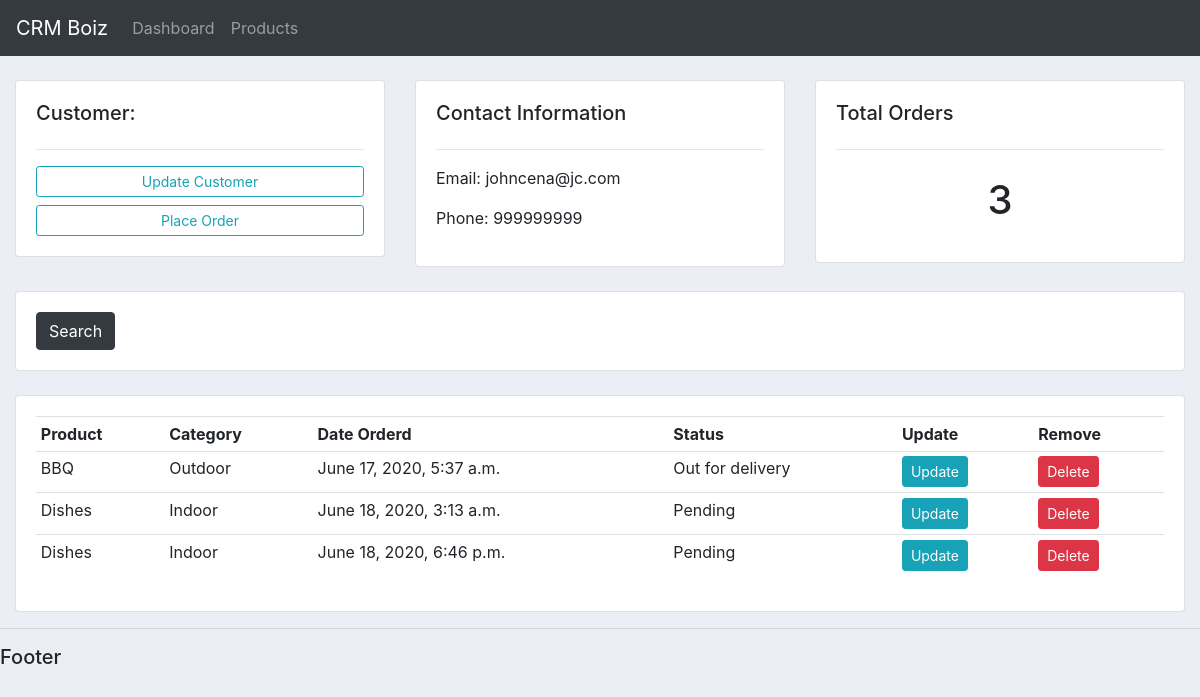
/customer/1, run on an earlier commit of the app's database.
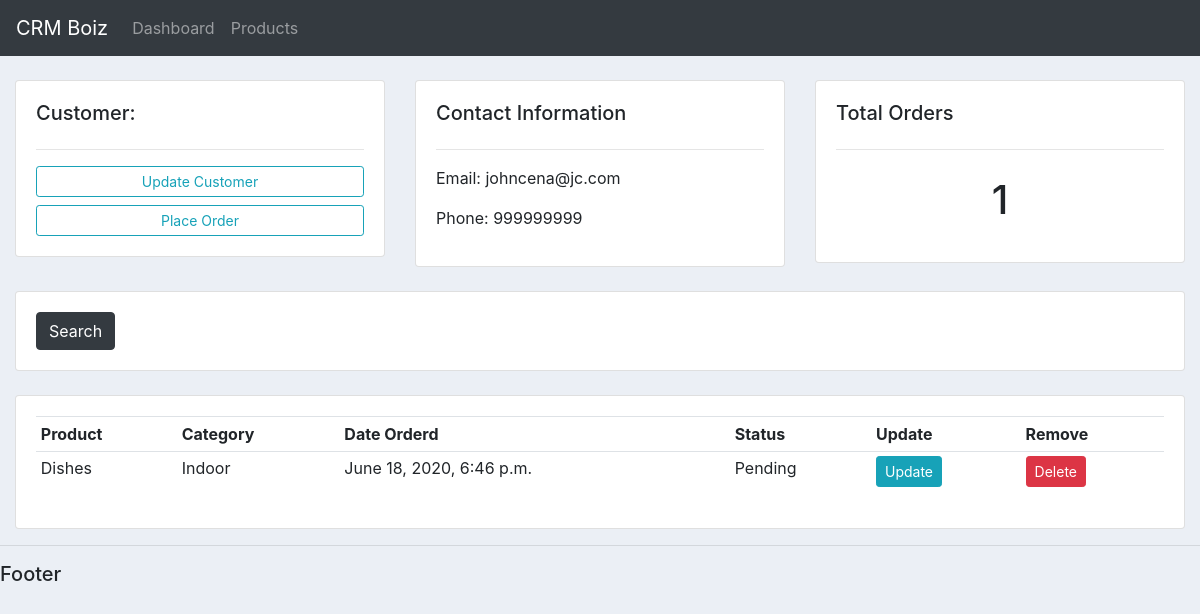
And on a later commit of the database.
### accounts/models.py (models this page shows)
class Order(models.Model):
    STATUS = (
        ('Pending', 'Pending'),
        ('Out for delivery', 'Out for delivery'),
        ('Delivered', 'Delivered')
    )
    customer = models.ForeignKey(
        Customer, null=True, on_delete=models.SET_NULL)
    product = models.ForeignKey(Product, null=True, on_delete=models.SET_NULL)
    status = models.CharField(max_length=200, null=True, choices=STATUS)
    date_created = models.DateTimeField(auto_now_add=True)

class Product(models.Model):
    CATEGORY = (
        ('Indoor', 'Indoor'),
        ('Outdoor', 'Outdoor')
    )
    tags = models.ManyToManyField(Tag)
    name = models.CharField(max_length=200, null=True)
    price = models.FloatField(null=True)
    category = models.CharField(max_length=200, null=True, choices=CATEGORY)
    description = models.CharField(max_length=200, null=True, blank=True)
    date_created = models.DateTimeField(auto_now_add=True)
    def __str__(self):
        return self.name

### accounts/views.py (the view)
# urls.py: path('customer/<str:pk>', views.customer, name="customer"),
def customer(request, pk):
    customer = Customer.objects.get(id=pk)
    orders = customer.order_set.all()
    order_count = orders.count()
    context = {'customer': customer,
               'orders': orders, 'order_count': order_count}
    return render(request, 'accounts/customer.html', context)

### accounts/templates/accounts/customer.html
{% extends 'accounts/main.html' %} {% block content %}
<br />
<div class="row">
  <div class="col-md">
    <div class="card card-body">
      <h5>Customer:</h5>
      <hr />
      <a class="btn btn-outline-info btn-sm btn-block" href=""
        >Update Customer</a
      >
      <a class="btn btn-outline-info btn-sm btn-block" href="{% url 'user_create_order' customer.id%}"
        >Place Order</a
      >
    </div>
  </div>
  <div class="col-md">
    <div class="card card-body">
      <h5>Contact Information</h5>
      <hr />
      <p>Email: {{ customer.email }}</p>
      <p>Phone: {{ customer.phone }}</p>
    </div>
  </div>
  <div class="col-md">
    <div class="card card-body">
      <h5>Total Orders</h5>
      <hr />
      <h1 style="text-align: center; padding: 10px;">{{order_count}}</h1>
    </div>
  </div>
</div>
<br />
<div class="row">
  <div class="col">
    <div class="card card-body">
      <form method="get">
        <button class="btn btn-dark" type="submit">Search</button>
      </form>
    </div>
  </div>
</div>
<br />
<div class="row">
  <div class="col-md">
    <div class="card card-body">
      <table class="table table-sm">
        <tr>
          <th>Product</th>
          <th>Category</th>
          <th>Date Orderd</th>
          <th>Status</th>
          <th>Update</th>
          <th>Remove</th>
        </tr>
        {% for order in orders %}
          <tr>
            <td>{{order.product}}</td>
            <td>{{order.product.category}}</td>
            <td>{{order.date_created}}</td>
            <td>{{order.status}}</td>
            <td><a class="btn btn-sm btn-info" href="{% url 'update_order' order.id %}">Update</a></td>
            <td><a class="btn btn-sm btn-danger" href="{% url 'delete_order' order.id %}">Delete</a></td>
          </tr>
        {% endfor %}
      </table>
    </div>
  </div>
</div>
{% endblock %}

What changed in the data, as far as the page shows it:
removed Order: product "BBQ", product.category "Outdoor", date_created "June 17, 2020, 5:37 a.m.", status "Out for delivery"
removed Order: product "Dishes", product.category "Indoor", date_created "June 18, 2020, 3:13 a.m.", status "Pending"
Also different on the page:
{{ order_count }}: "3" → "1"
